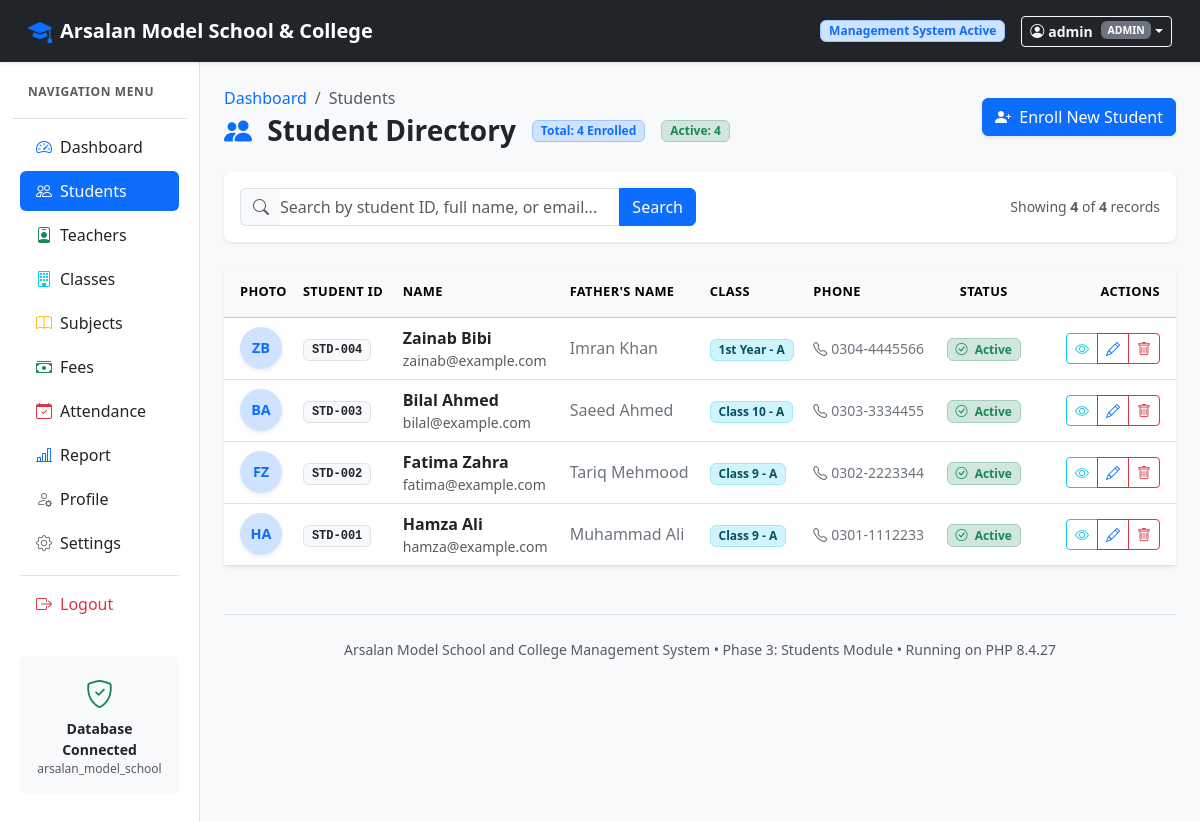
The app's page /ArsalanModelSchool/students/student_records.php (signed in) with its own data.
### tables this page shows
CREATE TABLE `students` (
    `id`             INT          NOT NULL AUTO_INCREMENT,
    `student_id`     VARCHAR(20)  NOT NULL,
    `first_name`     VARCHAR(50)  NOT NULL,
    `last_name`      VARCHAR(50)  NOT NULL,
    `father_name`    VARCHAR(100) NOT NULL,
    `gender`         ENUM('Male','Female','Other') NOT NULL,
    `date_of_birth`  DATE         NULL,
    `phone`          VARCHAR(15)  NOT NULL,
    `email`          VARCHAR(100) NOT NULL DEFAULT '',
    `address`        TEXT         NULL,
    `class_id`       INT          NOT NULL,
    `parent_user_id` INT          NULL DEFAULT NULL,
    `admission_date` DATE         NOT NULL,
    `photo`          VARCHAR(255) NULL DEFAULT NULL,
    `status`         ENUM('active','inactive') NOT NULL DEFAULT 'active',
    `created_at`     TIMESTAMP    NOT NULL DEFAULT CURRENT_TIMESTAMP,
    `updated_at`     TIMESTAMP    NOT NULL DEFAULT CURRENT_TIMESTAMP ON UPDATE CURRENT_TIMESTAMP,
    PRIMARY KEY (`id`),
    UNIQUE KEY `uq_student_id` (`student_id`),
    CONSTRAINT `fk_student_class` FOREIGN KEY (`class_id`) REFERENCES `classes`(`id`) ON DELETE RESTRICT,
    CONSTRAINT `fk_student_parent_user` FOREIGN KEY (`parent_user_id`) REFERENCES `users`(`id`) ON DELETE SET NULL
);

CREATE TABLE `classes` (
    `id`               INT         NOT NULL AUTO_INCREMENT,
    `class_name`       VARCHAR(50) NOT NULL,
    `section`          VARCHAR(10) NOT NULL DEFAULT 'A',
    `class_teacher_id` INT         NULL DEFAULT NULL,
    `room_number`      VARCHAR(20) NOT NULL DEFAULT '',
    `status`           ENUM('active','inactive') NOT NULL DEFAULT 'active',
    `created_at`       TIMESTAMP   NOT NULL DEFAULT CURRENT_TIMESTAMP,
    PRIMARY KEY (`id`)
);

### ArsalanModelSchool/database.php (called while the page is built, shortened)
<?php
function get_db(): mysqli {
    static $conn = null;
    if ($conn === null) {
        $conn = @new mysqli(DB_HOST, DB_USER, DB_PASS, DB_NAME, DB_PORT);
        $conn->set_charset('utf8mb4');
    }
    return $conn;
}
function db_query(string $sql, array $params = [], string $types = ''): mysqli_stmt {
    $conn = get_db();
    $stmt = $conn->prepare($sql);
    if (!empty($params)) {
        $stmt->bind_param($types, ...$params);
    }
    if (!$stmt->execute()) {
        die('Query Execution Failed: ' . htmlspecialchars($stmt->error) . ' | Query: ' . htmlspecialchars($sql));
    }
    return $stmt;
}
function db_fetch_all(string $sql, array $params = [], string $types = ''): array {
    $stmt = db_query($sql, $params, $types);
    $result = $stmt->get_result();
    $rows = [];
    if ($result) {
        while ($row = $result->fetch_assoc()) {
            $rows[] = $row;
        }
    }
    return $rows;
}
function db_fetch_one(string $sql, array $params = [], string $types = ''): ?array {
    $stmt = db_query($sql, $params, $types);
    $result = $stmt->get_result();
    $row = ($result && $result->num_rows > 0) ? $result->fetch_assoc() : null;
    return $row;
}
function h($string): string {
    return htmlspecialchars((string)$string, ENT_QUOTES, 'UTF-8');
}

### ArsalanModelSchool/students/student_records.php (the view, shortened to what this page needs)
<?php
require_once __DIR__ . '/../database.php';
$search = trim($_GET['search'] ?? '');
$per_page = 10;
$page = max(1, (int)($_GET['page'] ?? 1));
$offset = ($page - 1) * $per_page;
$count_sql = "SELECT COUNT(*) AS total
              FROM students s
              LEFT JOIN classes c ON s.class_id = c.id";
$count_params = [];
$count_types  = "";
$count_row = db_fetch_one($count_sql, $count_params, $count_types);
$total_students = (int)($count_row['total'] ?? 0);
$data_sql = "SELECT s.*, c.class_name, c.section
             FROM students s
             LEFT JOIN classes c ON s.class_id = c.id";
$data_params = [];
$data_types  = "";
$data_sql .= " ORDER BY s.id DESC LIMIT ? OFFSET ?";
$data_params[] = $per_page;
$data_params[] = $offset;
$data_types   .= "ii";
$students = db_fetch_all($data_sql, $data_params, $data_types);
$active_total_row = db_fetch_one("SELECT COUNT(*) AS total FROM students WHERE status = 'active'");
$total_active = (int)($active_total_row['total'] ?? 0);
require_once __DIR__ . '/../layout.php';
?>
<div class="d-flex justify-content-between align-items-center flex-wrap gap-2 mb-4">
    <div>
        <nav aria-label="breadcrumb">
            <ol class="breadcrumb mb-1">
                <li class="breadcrumb-item"><a href="../dashboard.php" class="text-decoration-none">Dashboard</a></li>
                <li class="breadcrumb-item active" aria-current="page">Students</li>
            </ol>
        </nav>
        <div class="d-flex align-items-center gap-3">
            <h2 class="h3 fw-bold text-dark mb-0">
                <i class="bi bi-people-fill text-primary me-2"></i> Student Directory
            </h2>
            <span class="badge bg-primary-subtle text-primary border border-primary-subtle px-2 py-1">
                Total: <?= number_format($total_students); ?> <?= ($search !== '') ? 'Found' : 'Enrolled'; ?>
            </span>
            <span class="badge bg-success-subtle text-success border border-success-subtle px-2 py-1">
                Active: <?= number_format($total_active); ?>
            </span>
        </div>
    </div>
    <div>
        <a href="add_student.php" class="btn btn-primary shadow-sm">
            <i class="bi bi-person-plus-fill me-1"></i> Enroll New Student
        </a>
    </div>
</div>
<div class="card border-0 shadow-sm rounded-3 mb-4">
    <div class="card-body p-3">
        <form method="GET" action="student_records.php" class="row g-2 align-items-center">
            <div class="col-md-8 col-lg-6">
                <div class="input-group">
                    <span class="input-group-text bg-light text-muted border-end-0">
                        <i class="bi bi-search"></i>
                    </span>
                    <input type="text"
                           class="form-control border-start-0 ps-0"
                           name="search"
                           placeholder="Search by student ID, full name, or email..."
                           value="<?= h($search); ?>"
                           autofocus>
                    <button class="btn btn-primary" type="submit">
                        Search
                    </button>
                </div>
            </div>
            <div class="col-md-4 col-lg-6 text-md-end text-muted small">
                Showing <strong><?= count($students); ?></strong> of <strong><?= $total_students; ?></strong> records
            </div>
        </form>
    </div>
</div>
<div class="card border-0 shadow-sm rounded-3">
    <div class="table-responsive">
        <table class="table table-hover align-middle mb-0">
            <thead class="table-light text-muted text-uppercase" style="font-size: 0.8rem; letter-spacing: 0.03em;">
                <tr>
                    <th class="ps-3 py-3" style="width: 70px;">Photo</th>
                    <th class="py-3">Student ID</th>
                    <th class="py-3">Name</th>
                    <th class="py-3">Father's Name</th>
                    <th class="py-3">Class</th>
                    <th class="py-3">Phone</th>
                    <th class="py-3 text-center">Status</th>
                    <th class="pe-3 py-3 text-end" style="min-width: 140px;">Actions</th>
                </tr>
            </thead>
            <tbody>
                <?php if (empty($students)): ?>
                    <tr>
                        <td colspan="8" class="text-center py-5 text-muted">
                            <i class="bi bi-people fs-1 d-block mb-2 text-secondary"></i>
                            <h6 class="fw-semibold">No students found</h6>
                            <p class="small mb-3">
                                <?= ($search !== '') ? 'Try refining your search query.' : 'Get started by enrolling your first student.'; ?>
                            </p>
                            <?php if ($search !== ''): ?>
                                <a href="student_records.php" class="btn btn-sm btn-outline-primary">View All Students</a>
                            <?php else: ?>
                                <a href="add_student.php" class="btn btn-sm btn-primary">Enroll Student</a>
                            <?php endif; ?>
                        </td>
                    </tr>
                <?php else: ?>
                    <?php foreach ($students as $stu): ?>
                        <tr>
                            <td class="ps-3">
                                <?php if (!empty($stu['photo']) && file_exists(__DIR__ . '/../uploads/students/' . $stu['photo'])): ?>
                                    <img src="../uploads/students/<?= h($stu['photo']); ?>"
                                         alt="<?= h($stu['first_name']); ?>"
                                         class="rounded-circle shadow-sm"
                                         style="width: 42px; height: 42px; object-fit: cover;">
                                <?php else: ?>
                                    <div class="rounded-circle bg-primary-subtle text-primary d-flex align-items-center justify-content-center fw-bold shadow-sm"
                                         style="width: 42px; height: 42px; font-size: 0.9rem;">
                                        <?= strtoupper(substr($stu['first_name'], 0, 1) . substr($stu['last_name'], 0, 1)); ?>
                                    </div>
                                <?php endif; ?>
                            </td>
                            <td>
                                <span class="badge bg-light text-dark border font-monospace px-2 py-1">
                                    <?= h($stu['student_id']); ?>
                                </span>
                            </td>
                            <td>
                                <div class="fw-bold text-dark">
                                    <?= h($stu['first_name'] . ' ' . $stu['last_name']); ?>
                                </div>
                                <?php if (!empty($stu['email'])): ?>
                                    <div class="text-muted small"><?= h($stu['email']); ?></div>
                                <?php endif; ?>
                            </td>
                            <td class="text-secondary">
                                <?= h($stu['father_name']); ?>
                            </td>
                            <td>
                                <?php if (!empty($stu['class_name'])): ?>
                                    <span class="badge bg-info-subtle text-info-emphasis border border-info-subtle">
                                        <?= h($stu['class_name']); ?><?= !empty($stu['section']) ? ' - ' . h($stu['section']) : ''; ?>
                                    </span>
                                <?php else: ?>
                                    <span class="text-muted small">Not Assigned</span>
                                <?php endif; ?>
                            </td>
                            <td class="text-secondary small">
                                <i class="bi bi-telephone text-muted me-1"></i><?= h($stu['phone']); ?>
                            </td>
                            <td class="text-center">
                                <?php if ($stu['status'] === 'active'): ?>
                                    <span class="badge bg-success-subtle text-success border border-success-subtle px-2 py-1">
                                        <i class="bi bi-check-circle me-1"></i> Active
                                    </span>
                                <?php else: ?>
                                    <span class="badge bg-secondary-subtle text-secondary border border-secondary-subtle px-2 py-1">
                                        <i class="bi bi-dash-circle me-1"></i> Inactive
                                    </span>
                                <?php endif; ?>
                            </td>
                            <td class="pe-3 text-end">
                                <div class="btn-group btn-group-sm" role="group">
                                    <button type="button"
                                            class="btn btn-outline-info"
                                            data-bs-toggle="modal"
                                            data-bs-target="#viewStudentModal<?= (int)$stu['id']; ?>"
                                            title="View Details">
                                        <i class="bi bi-eye"></i>
                                    </button>
                                    <a href="edit_student.php?id=<?= (int)$stu['id']; ?>"
                                       class="btn btn-outline-primary"
                                       title="Edit Student">
                                        <i class="bi bi-pencil"></i>
                                    </a>
                                    <a href="delete_student.php?id=<?= (int)$stu['id']; ?>"
                                       class="btn btn-outline-danger"
                                       onclick="return confirm('Are you sure you want to delete student \'<?= h(addslashes($stu['first_name'] . ' ' . $stu['last_name'])); ?>\' (<?= h($stu['student_id']); ?>)? This action cannot be undone.');"
                                       title="Delete Student">
                                        <i class="bi bi-trash"></i>
                                    </a>
                                </div>
                            </td>
                        </tr>
                    <?php endforeach; ?>
                <?php endif; ?>
            </tbody>
        </table>
    </div>
</div>
<?php
require_once __DIR__ . '/../layout_end.php';
?>

### records on screen
students: first_name+last_name "ZB", student "STD-004", first_name+last_name "Zainab Bibi", email "zainab@example.com", father_name "Imran Khan", class.class_name "1st Year", class.section "A", phone "0304-4445566", status "active" (drawn)
students: first_name+last_name "BA", student "STD-003", first_name+last_name "Bilal Ahmed", email "bilal@example.com", father_name "Saeed Ahmed", class.class_name "Class 10", class.section "A", phone "0303-3334455", status "active" (drawn)
students: first_name+last_name "FZ", student "STD-002", first_name+last_name "Fatima Zahra", email "fatima@example.com", father_name "Tariq Mehmood", class.class_name "Class 9", class.section "A", phone "0302-2223344", status "active" (drawn)
students: first_name+last_name "HA", student "STD-001", first_name+last_name "Hamza Ali", email "hamza@example.com", father_name "Muhammad Ali", class.class_name "Class 9", class.section "A", phone "0301-1112233", status "active" (drawn)

### other values on screen
$user['username'] "admin"
$user['role'] "ADMIN"
$total_students "4"
$total_active "4"
count($students) "4"
PHP_VERSION "8.4.27"
